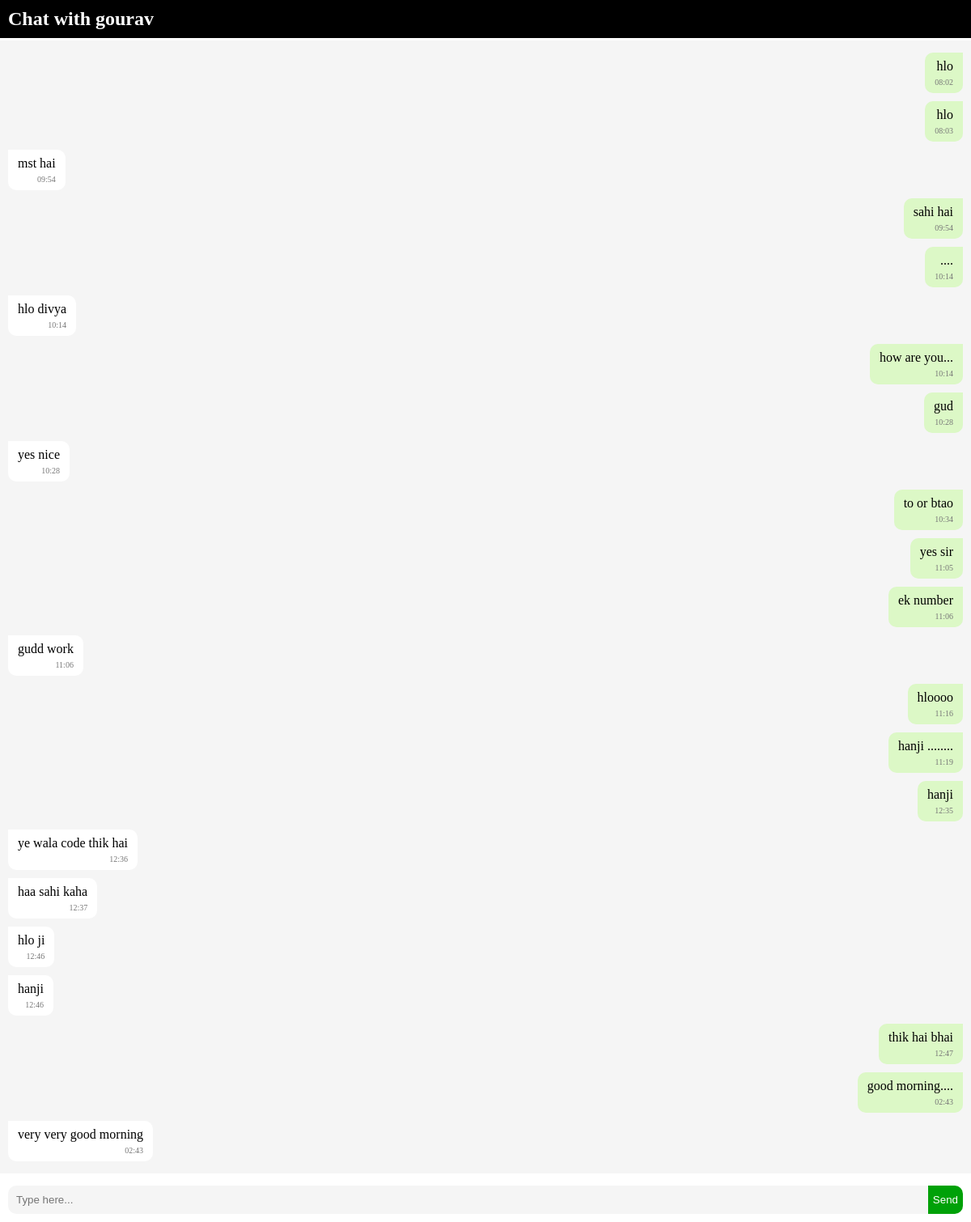
The app's page /chat/gourav/ (signed in), older data.
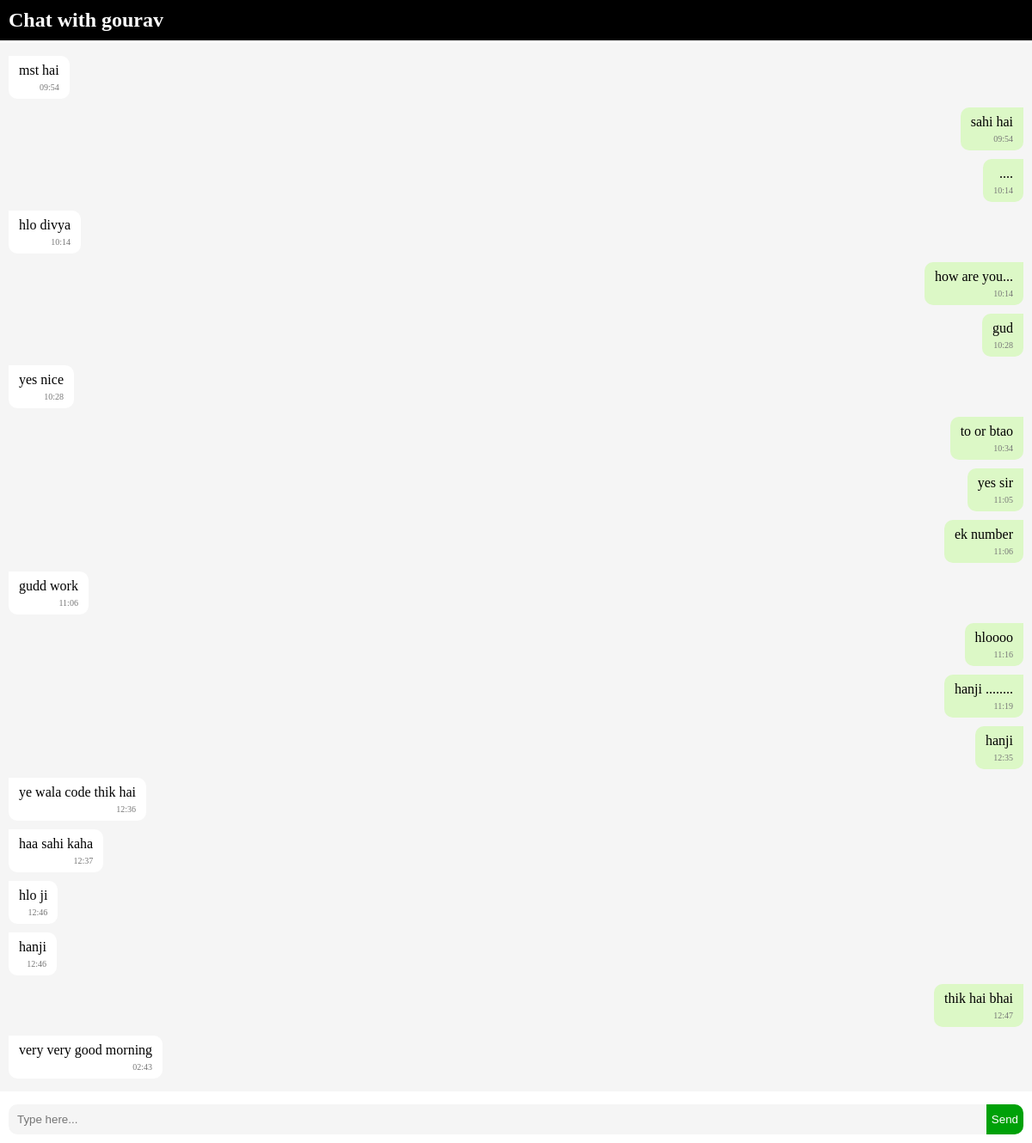
The same page, newer data.
### chat/models.py (models this page shows, shortened)
class Message(models.Model):
    chatroom = models.ForeignKey(ChatRoom, on_delete=models.CASCADE)
    sender = models.ForeignKey(User, on_delete=models.CASCADE)
    text = models.CharField(max_length=1500)
    timestamp = models.DateTimeField(auto_now_add=True)

### chat/views.py (the view, shortened to what this page needs)
# urls.py: path('chat/<str:username>/', views.chat_room, name='chat_room'),
def chat_room(request, username):
    user1 = request.user
    user2 = get_object_or_404(User, username=username)
    if user1.id is None or user2.id is None:
        return render(request, 'error.html', {"error": "User Id is blank"})
    if user1.id < user2.id:
        chatroom , created = ChatRoom.objects.get_or_create(user1=user1, user2=user2)
    else:
        chatroom , created = ChatRoom.objects.get_or_create(user1=user2, user2=user1)
    messages = Message.objects.filter(chatroom=chatroom).order_by('timestamp')
    context = {
        "chatroom": chatroom,
        "messages": messages,
        "receiver": user2
    }
    return render(request, "chatRoom.html", context)

### chat/templates/chatRoom.html (shortened to what this page needs)
{% load static %}
<!DOCTYPE html>
<html lang="en">
  <head>
    <link rel="stylesheet" href="{% static 'css/style.css' %}" />
  </head>
  <body>
    <h2
      style="
        position: fixed;
        margin: 0;
        background: black;
        color: white;
        padding: 10px;
        left: 0;
        top: 0;
        right: 0;
        z-index: 10;
      "
    >
      Chat with {{receiver.username}}
    </h2>
    <div id="chatBox">
      {% for msg in messages %}
      <div
        class="message {% if msg.sender == request.user %}sent{% else %}received{% endif %}"
        data-id="{{ msg.id }}"
      >
        <p>{{ msg.text }}</p>
        <span class="timestamp">{{ msg.timestamp|time:'H:i' }}</span>
      </div>
      {% endfor %}
    </div>
    <form method="post" id="ChatForm" enctype="multipart/form-data">
      <input
        type="text"
        id="chatInput"
        placeholder="Type here..."
        name="message"
        required
      />
      <button type="submit">Send</button>
    </form>
  </body>
</html>

### static/css/style.css (style rules this page uses)
#chatBox { padding: 10px; background: #f5f5f5; overflow-y: auto; }
.message { padding: 8px 12px; margin: 5px 0; border-radius: 10px; max-width: 70%; word-wrap: break-word; }
.message > p { margin: 0; }
.sent { background: #dcf8c6; color: #000; align-self: flex-end; text-align: right; margin-left: auto; border-top-right-radius: 0; }
.received { background: #ffffff; color: #000; align-self: flex-start; text-align: left; margin-right: auto; border-top-left-radius: 0; }
#chatBox { display: flex; flex-direction: column; overflow-y: auto; position: absolute; top: 50px; left: 0; right: 0; bottom: 60px; padding: 10px; background: #f5f5f5; }
.timestamp { font-size: 10px; color: #777; display: block; text-align: right; margin-top: 5px; }
#ChatForm { padding: 10px; background-color: white; display: flex; position: fixed; left: 0; right: 0; bottom: 0; z-index: 2; }
#ChatForm > input { width: 100%; padding: 10px; border-radius: 10px 0px 0px 10px; border: none; background-color: whitesmoke; }
#ChatForm > button { border-radius: 0px 10px 10px 0px; border: none; background-color: rgb(0, 161, 8); color: white; }

Row changes from the older to the newer data that the page shows:
removed Message: text "hlo", timestamp "08:02"
removed Message: text "hlo", timestamp "08:03"
removed Message: text "good morning....", timestamp "02:43"
